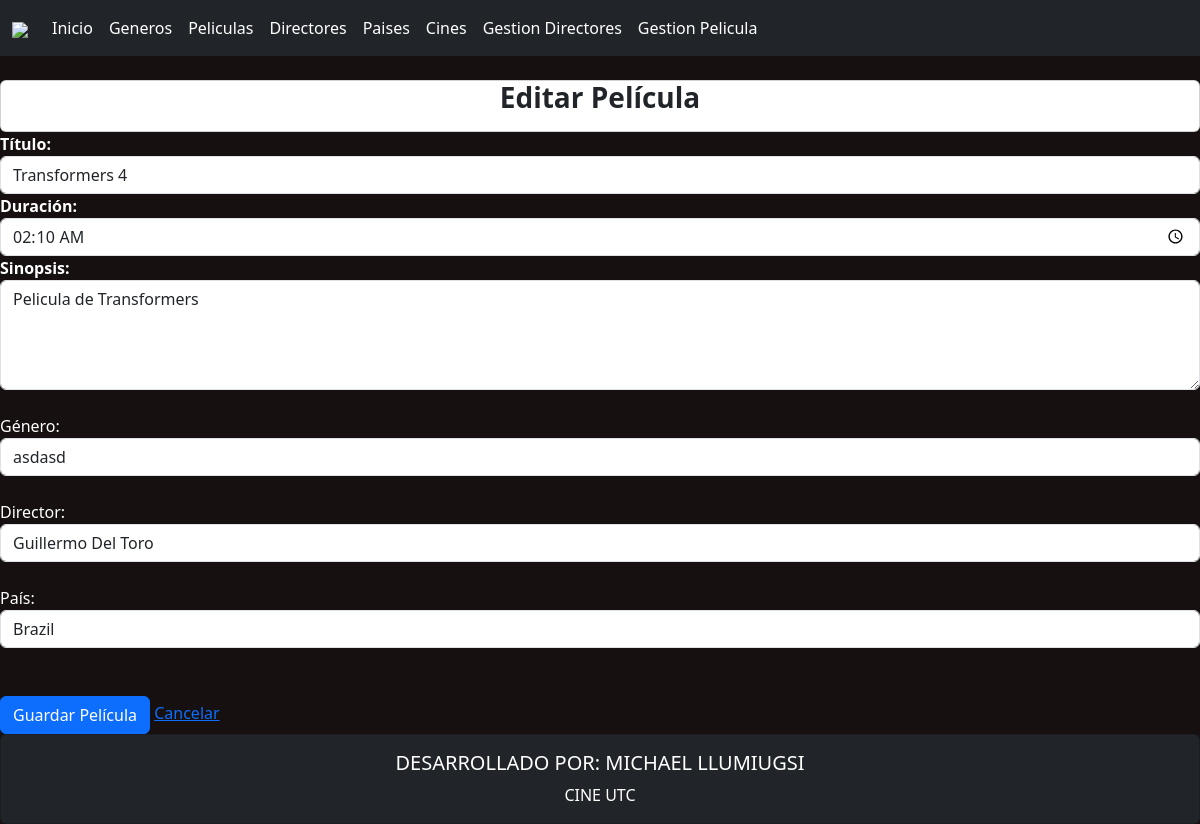
/editarPelicula/8, run on the app's committed database.
### Aplicaciones/Cartelera/models.py (models this page shows, shortened)
class Pelicula(models.Model):
    id=models.AutoField(primary_key=True)
    titulo=models.CharField(max_length=250)
    duracion=models.TimeField(null=True)
    sinopsis=models.TextField()
    genero=models.ForeignKey(Genero, on_delete=models.CASCADE)  #CLAVE FORANEA de Genero Y CON MODELO CASCADA PARA LA ELIMINACION
    director=models.ForeignKey(Director, on_delete=models.CASCADE)
    pais=models.ForeignKey(Pais, on_delete=models.CASCADE, null=True)
    portada=models.FileField(upload_to='portadas', null=True, blank=True)

class Genero(models.Model):
    id=models.AutoField(primary_key=True)
    nombre=models.CharField(max_length=25)
    descripcion=models.CharField(max_length=150, default='')
    foto=models.FileField(upload_to='generos', null=True, blank=True)

class Director(models.Model):
    id=models.AutoField(primary_key=True)
    dni=models.CharField(max_length=15)
    nombre=models.CharField(max_length=50)
    apellido=models.CharField(max_length=50)
    estado=models.BooleanField(default=True)
    foto=models.FileField(upload_to='directores', null=True, blank=True)

class Pais(models.Model):
    id=models.AutoField(primary_key=True)
    nombre=models.CharField(max_length=50)
    continente=models.CharField(max_length=50)
    capital=models.CharField(max_length=50)

### Aplicaciones/Cartelera/views.py (the view)
# urls.py: path('editarPelicula/<id>',views.editarPelicula, name='editarPelicula'),
def editarPelicula(request, id):
    peliculaEditar = get_object_or_404(Pelicula, id=id)
    generos = Genero.objects.all()
    directores = Director.objects.all()
    paises = Pais.objects.all()
    return render(request, 'editarpelicula.html', {'peliculaEditar': peliculaEditar, 'generos': generos, 'directores': directores, 'paises': paises})

### Aplicaciones/Cartelera/templates/editarPelicula.html (shortened to what this page needs)
{%  extends "./plantilla.html" %}
{% block body %}
<!DOCTYPE html>
<html lang="en">
<head>
</head>
<body>
    <br>
    <div class="card">
        <div class="card-title text-center">
            <h3><b>Editar Película</b></h3>
        </div>
    </div>
    <form method="post" action="{% url 'procesarActualizacionPelicula' %}" style="color: white;">
        <div class="form-group">
            <label for="id_titulo"><b>Título:</b></label>
            <input type="text" id="id_titulo" name="titulo" value="{{ peliculaEditar.titulo }}" class="form-control" required>
        </div>
        <div class="form-group">
            <label for="id_duracion"><b>Duración:</b></label>
            <input type="time" id="id_duracion" name="duracion" value="{{ peliculaEditar.duracion|time:'H:i' }}" class="form-control">
        </div>
        <div class="form-group">
            <label for="id_sinopsis"><b>Sinopsis:</b></label>
            <textarea id="id_sinopsis" name="sinopsis" class="form-control" rows="4" required>{{ peliculaEditar.sinopsis }}</textarea>
        </div>
        <br>
        <label for="id_genero">Género:</label>
    <select id="id_genero" name="genero"  class="form-control" required>
        {% for genero in generos %}
            <option value="{{ genero.id }}" {% if genero.id == peliculaEditar.genero_id %} selected {% endif %}>{{ genero.nombre }}</option>
        {% endfor %}
    </select><br>
    <label for="id_director">Director:</label>
    <select id="id_director" name="director"  class="form-control" required>
        {% for director in directores %}
            <option value="{{ director.id }}" {% if director.id == peliculaEditar.director_id %} selected {% endif %}>{{ director.nombre }} {{ director.apellido }}</option>
        {% endfor %}
    </select><br>
    <label for="id_pais">País:</label>
    <select id="id_pais" name="pais"  class="form-control">
        {% for pais in paises %}
            <option value="{{ pais.id }}" {% if pais.id == peliculaEditar.pais_id %} selected {% endif %}>{{ pais.nombre }}</option>
        {% endfor %}
    </select><br>
        <br>
        <button type="submit" class="btn btn-primary">Guardar Película</button>
        <a href="{% url 'listadoPeliculas' %}">Cancelar</a>
    </form>
</body>
</html>
{% endblock %}

### Aplicaciones/Cartelera/templates/plantilla.html (style rules this page uses)
body { background-color: rgb(22, 16, 16); }

### data on the page
Pelicula: titulo "Transformers 4", duracion "02:10", sinopsis "Pelicula de Transformers", genero "asdasd", director "Guillermo Del Toro", pais "Brazil"
